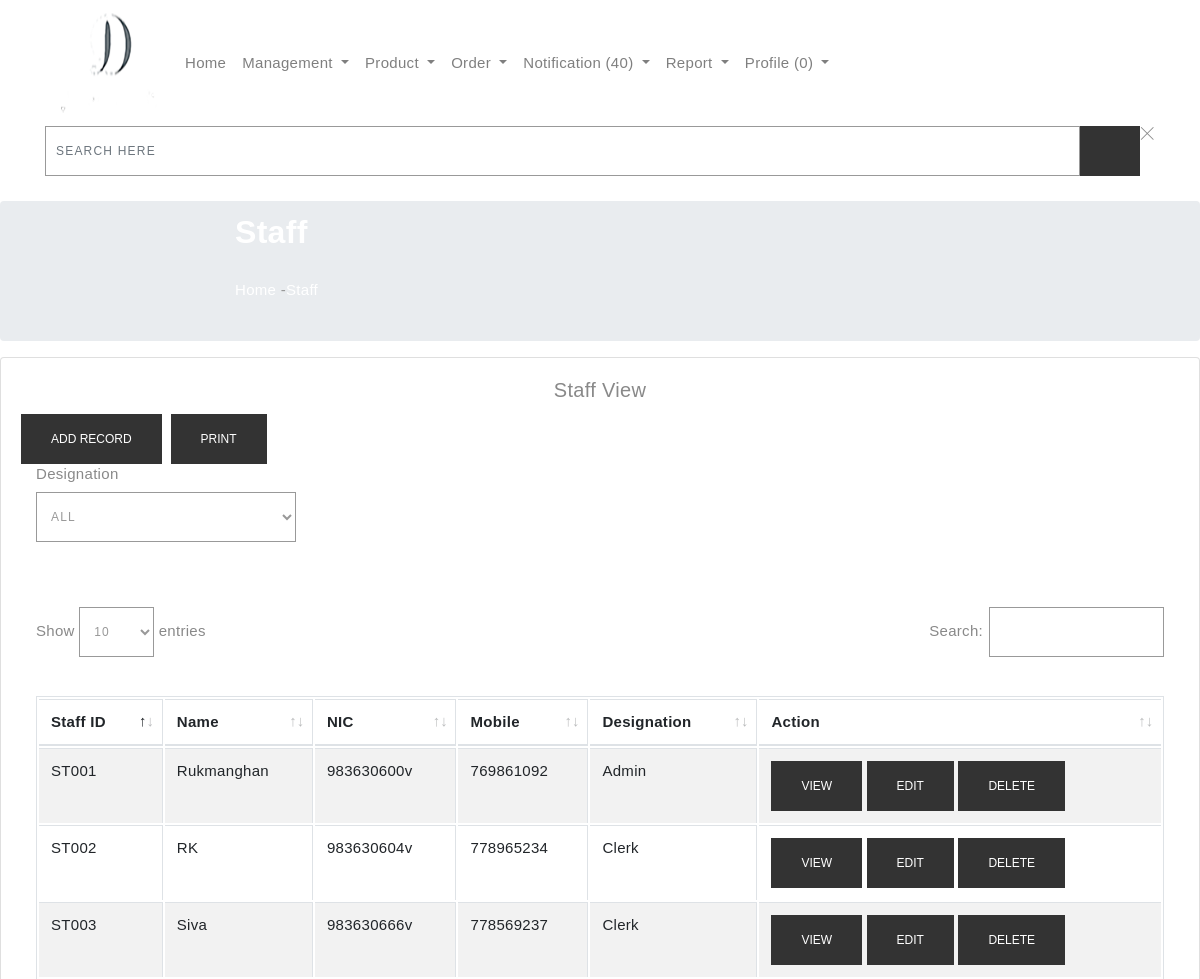
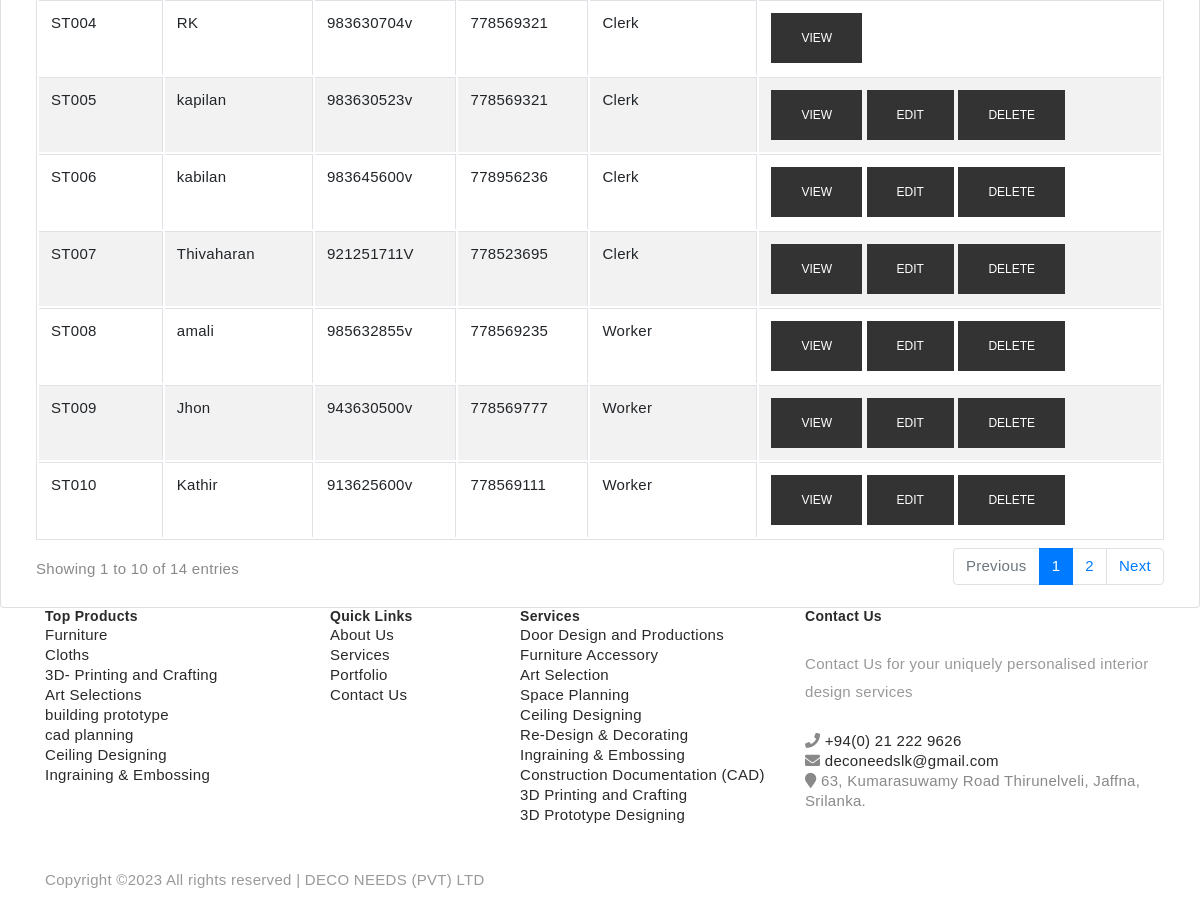
The page /index.php?pg=staff.php&option=view (signed in) on the database its author committed (2 pictures, top to bottom).
### tables this page shows
CREATE TABLE IF NOT EXISTS `staff` (
  `staff_id` varchar(10) NOT NULL,
  `name` varchar(100) NOT NULL,
  `nic` varchar(12) NOT NULL,
  `dob` date NOT NULL,
  `gender` varchar(6) NOT NULL,
  `mobile` int NOT NULL,
  `email` varchar(100) NOT NULL,
  `designation` varchar(10) NOT NULL,
  `join_date` date NOT NULL,
  `address` text NOT NULL,
  PRIMARY KEY (`staff_id`)
);

CREATE TABLE IF NOT EXISTS `category` (
  `category_id` varchar(10) NOT NULL,
  `category_name` varchar(100) NOT NULL,
  PRIMARY KEY (`category_id`)
);

### staff.php (the view, shortened to what the rows shown need)
<?php
if(isset($_SESSION["login_usertype"]))
{
  $system_usertype=$_SESSION["login_usertype"];
}
else
{
  $system_usertype="Guest";
}
if($system_usertype=="Admin"||$system_usertype=="Clerk"||$system_usertype=="Worker")
{
include "config.php";
?>
<body>
<?php
if (isset($_GET["option"]))
{
    if ($_GET["option"] == "add")
    {
		if($system_usertype=="Admin"||$system_usertype=="Clerk")
		{
		?>
		<section class="feature_part padding_top">
			<div class="container">
				<div class="row">
					<div class="col-md-12">
						<div class="card">
							<form class="form-horizontal" method="POST" action="">
								<div class="card-body">
								<center><img src="img/pics/staff.png" height="100" width="100"></center>
									<center><h4 class="card-title">Add Staff</h4></center>
									<div class="form-group row">
                                        <label for="fname" class="col-sm-3 text-right control-label col-form-label">Staff ID</label>
                                        <div class="col-sm-3">
											<?php
                      $sqlgenerateid="SELECT staff_id FROM staff ORDER BY staff_id DESC LIMIT 1";
                      $resultgenerateid=mysqli_query($con,$sqlgenerateid) or die ("Error in sqlgenerateid". mysqli_error($con));
                      $n=mysqli_num_rows($resultgenerateid);
                      if($n==1)
                      {
                          $rowgenerateid=mysqli_fetch_assoc($resultgenerateid);
                          $generateid=++$rowgenerateid["staff_id"];
                      }
                      else
                        {
                            $generateid="ST001";
                        }
                      ?>
                                            <input type="text" class="form-control" id="txtstaffid" name="txtstaffid" placeholder="staff id Here" value="<?php echo $generateid; ?>" readonly required>
                                        </div>
										<label for="fname" class="col-sm-3 text-right control-label col-form-label"> Name</label>
                                        <div class="col-sm-3">
                                            <input type="text" class="form-control" id="txtname" name="txtname" placeholder="Name Here" onkeypress="return TextValidation(event)">
                                        </div>
                                    </div>
									<div class="form-group row">
                                        <label for="fname" class="col-sm-3 text-right control-label col-form-label">NIC</label>
                                        <div class="col-sm-3">
                                            <input type="text" class="form-control" id="txtnic" name="txtnic" placeholder="NICHere" required onblur="NICexist()">
                                        </div>
										<label for="fname" class="col-sm-3 text-right control-label col-form-label"> DOB</label>
                                        <div class="col-sm-3">
                                            <input type="date" class="form-control" id="txtdob" name="txtdob" placeholder="Date of birth Here" readonly >
                                        </div>
                                    </div>
									<div class="form-group row">
                                        <label for="fname" class="col-sm-3 text-right control-label col-form-label">Gender</label>
                                        <div class="col-sm-3">
                                            <input type="text" class="form-control" id="txtgender" name="txtgender" placeholder="Gender Here" readonly onkeypress="return TextValidation(event)">
                                        </div>
										<label for="fname" class="col-sm-3 text-right control-label col-form-label"> Mobile</label>
                                        <div class="col-sm-3">
                                            <input type="text" class="form-control" id="txtmobile" name="txtmobile" placeholder="Mobile Here" onkeypress="return NumberValidation(event)"  onblur="mobileexist('txtmobile','add')">
                                        </div>
                                    </div>
									<div class="form-group row">
                                        <label for="fname" class="col-sm-3 text-right control-label col-form-label">Email</label>
                                        <div class="col-sm-3">
                                            <input type="email" class="form-control" id="txtemail" name="txtemail" placeholder="Email Here" required onblur="EmailValidation()">
                                        </div>
										<label for="fname" class="col-sm-3 text-right control-label col-form-label"> Designation</label>
                                        <div class="col-sm-3">
                                            <select class="form-control" id="txtdesignation" name="txtdesignation" placeholder="Designation Here">
                                              <option value="Select" >Select The Designation </option>
                                              <?php
											  if($system_usertype=="Admin")
											  {
												?>
												  <option value="Admin" >Admin </option>
												  <option value="Clerk" >Clerk </option>
												  <option value="Worker" >Worker </option>
												<?php
											  }
											  else
											  {
												?>
												  <option value="Worker" >Worker </option>
												<?php
											  }
											  ?>
                                            </select>
                                        </div>
                                    </div>
									<div class="form-group row">
                                        <label for="fname" class="col-sm-3 text-right control-label col-form-label">Join Date</label>
                                        <div class="col-sm-3">
                                            <input type="date" class="form-control" id="txtjoindate" name="txtjoindate" value="<?php echo date("Y-m-d"); ?>"max="<?php echo date("Y-m-d"); ?>"  placeholder="Join Date Here">
                                        </div>
										<label for="fname" class="col-sm-3 text-right control-label col-form-label"> Address</label>
                                        <div class="col-sm-3">
                                            <input type="text" class="form-control" id="txtaddress" name="txtaddress" placeholder="Address Here" required>
                                        </div>
                                    </div>
									<div class="form-group row">
                                        <div class="col-sm-12">
											<center>
												<a href ="index.php?pg=staff.php&option=view"><input type="button" class="btn btn-primary" id="btngoback" name="btngoback" value="Go back"></a>
												<input type="reset" class="btn btn-danger" id="btnclear" name="btnclear" value="Clear">
												<input type="submit" class="btn btn-success" id="btnsave" name="btnsave" value="Save">
											</center>
                                        </div>
                                    </div>
								</div>
							</form>
						</div>
					</div>
				</div>
			</div>.
		</section>
		<?php
		}
		else
		{
			echo '<script> window.location.href="index.php?pg=staff.php&option=view";</script>';
		}
    }
    else if ($_GET["option"] == "view")
    {
		?>
		<div class="card">
			<div class="card-body">
				<div class="table-responsive">
					<table id="zero_config" class="table table-striped table-bordered">
						<?php
						if(isset($_GET["pg"]))
						{
							if($system_usertype=="Admin"||$system_usertype=="Clerk")
							{
							?>
								<lable>
								<br><br>
							<?php
							}
						}
						?>
						<thead>
							<tr>
								<th>Staff ID</th>
								<th>Name</th>
								<th>NIC</th>
								<th>Mobile</th>
								<th>Designation</th>
								<?php
								if(isset($_GET["pg"]))
								{
									?>
									<th>Action</th>
								<?php
								}
								?>
							</tr>
						</thead>
						<tbody>
							<?php
							if(isset($_SESSION["staffdesignation"]))
							{
								if($_SESSION["staffdesignation"]=="All")
								{
									$sqlview="SELECT staff_id,name,nic,mobile,designation FROM staff";
								}
								else
								{
									$sqlview="SELECT staff_id,name,nic,mobile,designation FROM staff WHERE designation ='$_SESSION[staffdesignation]'";
								}
							}
							else
							{
								$sqlview="SELECT staff_id,name,nic,mobile,designation FROM staff";
							}
							$resultview = mysqli_query($con,$sqlview) or die ("Error in sqlview ".mysqli_error($con));
							while($rowview=mysqli_fetch_assoc($resultview))
							{
								echo'<tr>';
									echo '<td>'.$rowview["staff_id"].'</td>';
									echo '<td>'.$rowview["name"].'</td>';
									echo '<td>'.$rowview["nic"].'</td>';
									echo '<td>'.$rowview["mobile"].'</td>';
									echo '<td>'.$rowview["designation"].'</td>';
									if(isset($_GET["pg"]))
									{
										echo '<td>';
											echo '<a href="index.php?pg=staff.php&option=fullview&pk='.$rowview["staff_id"].'"><button class="btn btn-success">View</button></a> ';
											$sqlchecklogin="SELECT status FROM login WHERE user_id='$rowview[staff_id]'";
											$resultchecklogin=mysqli_query($con,$sqlchecklogin) or die ("Error in sqlchecklogin" . mysqli_error($con));
											$rowchecklogin=mysqli_fetch_assoc($resultchecklogin);
											if($rowchecklogin["status"]=="Active")
											{
												if($system_usertype=="Admin"||$system_usertype=="Clerk")
												{
													echo '<a href="index.php?pg=staff.php&option=edit&pk='.$rowview["staff_id"].'"><button class="btn btn-info">Edit</button></a> ';
													echo '<a onclick="return confirmdelete()" href="index.php?pg=staff.php&option=delete&pk='.$rowview["staff_id"].'"><button class="btn btn-danger">Delete</button></a> ';
												}
											}
										echo '</td>';
									}
								echo'</tr>';
							}
							?>
						</tbody>
					</table>
				</div>
			</div>
		</div>
		<?php
    }
}
?>
</body>
<?php
}
else
{
    echo '<script>window.location.href="index.php";</script>';
}
?>

### index.php (shortened to what the rows shown need)
<?php
include "config.php";
?>
<!doctype html>
<html lang="zxx">
<head>
    <link rel="stylesheet" href="css/bootstrap.min.css">
    <link rel="stylesheet" href="css/animate.css">
    <link rel="stylesheet" href="css/owl.carousel.min.css">
    <link rel="stylesheet" href="css/all.css">
    <link rel="stylesheet" href="css/flaticon.css">
    <link rel="stylesheet" href="css/themify-icons.css">
    <link rel="stylesheet" href="css/magnific-popup.css">
    <link rel="stylesheet" href="css/slick.css">
    <link rel="stylesheet" href="css/style.css">
    <link rel="stylesheet" type="text/css" href="assets/extra-libs/multicheck/multicheck.css">
    <link href="assets/libs/datatables.net-bs4/css/dataTables.bootstrap4.css" rel="stylesheet">
    <link rel="stylesheet" type="text/css" href="assets/libs/select2/dist/css/select2.min.css">
</head>
<body>
        <?php
if (isset($_GET["pg"]))
{
	$page=explode(".",$_GET["pg"]);
	$pagename=$page[0];
	$pagename=ucwords(str_replace("_"," ",$pagename));
    ?>
  <section class="breadcrumb breadcrumb_bg">
    <div class="container">
      <div class="row justify-content-center">
        <div class="col-lg-8">
          <div class="breadcrumb_iner">
            <div class="breadcrumb_iner_item">
              <h2><font color="#fff"><?php echo $pagename; ?></font></h2>
            </div>
          </div>
        </div>
      </div>
    </div>
  </section>
    <?php
}
?>
    <?php
if (isset($_GET["pg"]))
 {
    include $_GET["pg"];
 }
else
{
    include "body.php";
}
?>
    <footer class="footer_part">
        <div class="container">
            <div class="row justify-content-around">
				<div class="col-sm-6 col-lg-3">
                    <div class="single_footer_part">
						<ul class="list-unstyled">
							<?php
							$sqlcategory="SELECT * From category ORDER BY category_id";
							$resultcategory=mysqli_query($con,$sqlcategory) or die ("Error in sqlcategory" .mysqli_error($con));
							while($rowcategory=mysqli_fetch_assoc($resultcategory))
							{
								echo '<li><a href="index.php?pg=public_product.php&categoryid='.$rowcategory["category_id"].'">'.$rowcategory["category_name"].'</a></li>';
							}
							?>
                        </ul>
                    </div>
                </div>
            </div>
        </div>
    </footer>
</body>
</html>

### rows shown on the page
staff: staff_id "ST008", name "amali", nic "985632855v", mobile "778569235", designation "Worker"
staff: staff_id "ST007", name "Thivaharan", nic "921251711V", mobile "778523695", designation "Clerk"
staff: staff_id "ST005", name "kapilan", nic "983630523v", mobile "778569321", designation "Clerk"
staff: staff_id "ST004", name "RK", nic "983630704v", mobile "778569321", designation "Clerk"
staff: staff_id "ST003", name "Siva", nic "983630666v", mobile "778569237", designation "Clerk"
staff: staff_id "ST002", name "RK", nic "983630604v", mobile "778965234", designation "Clerk"
staff: staff_id "ST006", name "kabilan", nic "983645600v", mobile "778956236", designation "Clerk"
staff: staff_id "ST001", name "Rukmanghan", nic "983630600v", mobile "769861092", designation "Admin"
staff: staff_id "ST009", name "Jhon", nic "943630500v", mobile "778569777", designation "Worker"
staff: staff_id "ST010", name "Kathir", nic "913625600v", mobile "778569111", designation "Worker"
category: category_name "Furniture"
category: category_name "Cloths"
category: category_name "3D- Printing and Crafting"
category: category_name "Art Selections"
category: category_name "building prototype"
category: category_name "cad planning"
category: category_name "Ceiling Designing"
category: category_name "Ingraining & Embossing"

### other values the page prints
$totalnotification "40"
$notificationmessage "0"
$pagename "Staff"
